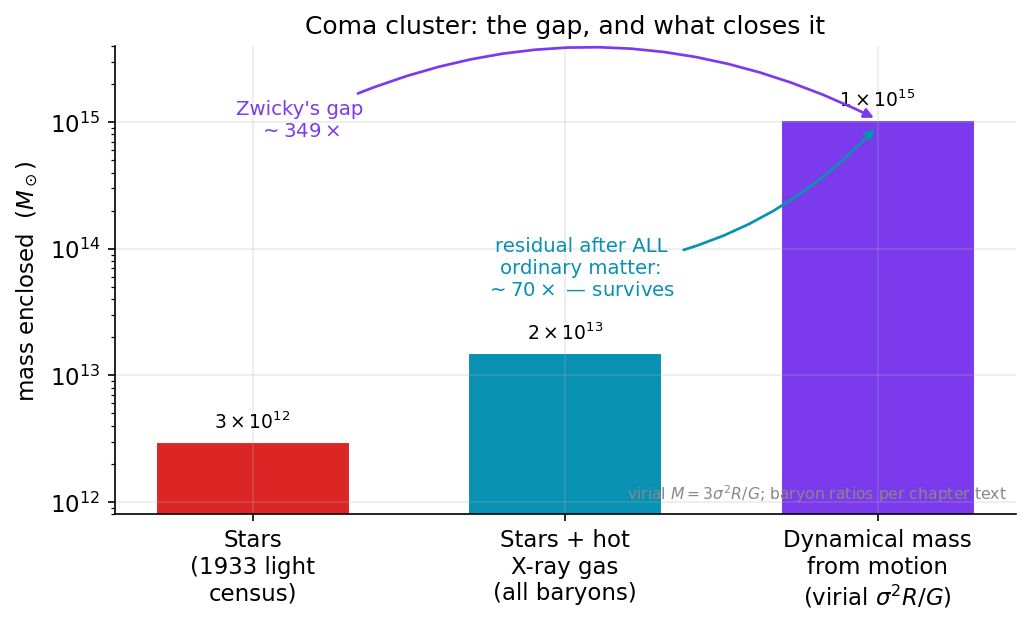

Recreate this plot in Python.
import numpy as np, matplotlib
matplotlib.use("Agg")
import matplotlib.pyplot as plt
plt.rcParams.update({"figure.dpi":150,"savefig.dpi":150,"font.size":11,
    "axes.grid":True,"grid.alpha":0.25,"axes.spines.top":False,"axes.spines.right":False,
    "axes.titlesize":12,"figure.facecolor":"white","axes.facecolor":"white"})
C_FW="#7c3aed"; C_NEWTON="#64748b"; C_MOND="#0891b2"; C_DATA="#dc2626"
fig, ax = plt.subplots(figsize=(7,4.3))

# --- Dynamical mass from the chapter's Worked Example (virial M = 3 sigma^2 R / G) ---
sigma = 1.0e6          # m/s  (1000 km/s)
R     = 1.5*3.086e22   # m    (1.5 Mpc)
G     = 6.67e-11
Msun  = 1.989e30       # kg
M_dyn = 3.0*sigma**2*R/G / Msun   # ~1e15 Msun

# --- Baryonic ledger, in solar masses, using the chapter's round ratios ---
M_stars = 3.0e12               # 'a few times 1e12 Msun' of stars
M_gas   = 4.0*M_stars          # hot X-ray gas a few times the stars
M_bary  = M_stars + M_gas      # stars + gas

labels = ["Stars\n(1933 light\ncensus)", "Stars + hot\nX-ray gas\n(all baryons)",
          "Dynamical mass\nfrom motion\n(virial $\\sigma^2R/G$)"]
vals   = [M_stars, M_bary, M_dyn]
cols   = [C_DATA, C_MOND, C_FW]
x = np.arange(3)
bars = ax.bar(x, vals, color=cols, width=0.62, edgecolor="white")
ax.set_yscale("log")
ax.set_ylim(8e11, 4e15)
ax.set_xticks(x); ax.set_xticklabels(labels)
ax.set_ylabel("mass enclosed  ($M_\\odot$)")
ax.set_title("Coma cluster: the gap, and what closes it")

for xi,v in zip(x,vals):
    _mm,_ee=f"{v:.0e}".split("e"); ax.text(xi, v*1.18, rf"${int(_mm)}\times10^{{{int(_ee)}}}$", ha="center", va="bottom", fontsize=9)


# annotate the two factors that matter
f_total = M_dyn/M_stars
f_resid = M_dyn/M_bary
ax.annotate(f"Zwicky's gap\n$\\sim{f_total:.0f}\\times$",
            xy=(2,M_dyn), xytext=(0.15,M_dyn),
            ha="center", va="center", fontsize=9.5, color=C_FW,
            arrowprops=dict(arrowstyle="-|>", color=C_FW, lw=1.3,
                            connectionstyle="arc3,rad=-0.25"))
ax.annotate(f"residual after ALL\nordinary matter:\n$\\sim{f_resid:.0f}\\times$ — survives",
            xy=(2,M_dyn*0.9), xytext=(1.05,7e13),
            ha="center", va="center", fontsize=9.5, color=C_MOND,
            arrowprops=dict(arrowstyle="-|>", color=C_MOND, lw=1.3,
                            connectionstyle="arc3,rad=0.2"))

ax.text(0.99,0.02,"virial $M=3\\sigma^2R/G$; baryon ratios per chapter text",
        transform=ax.transAxes, ha="right", va="bottom", fontsize=7.5, color="#888")
fig.tight_layout(); fig.savefig("ch03_coma_two_weighings.png", bbox_inches="tight"); print("ok")
